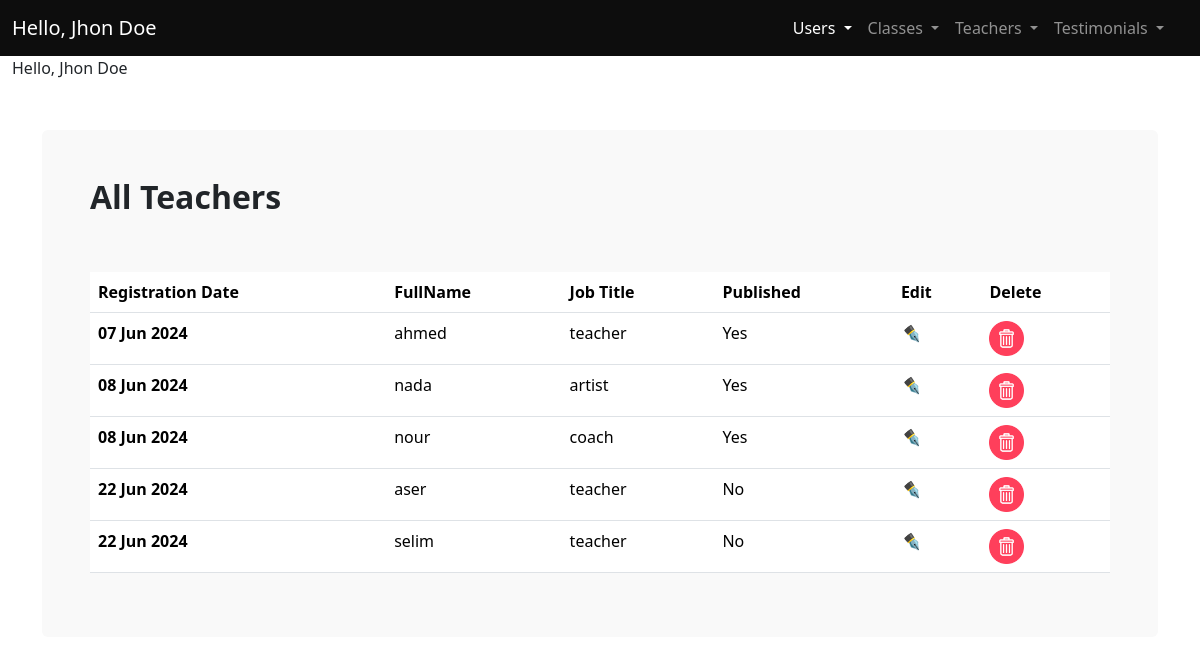
Page /admin/teachers.php (signed in) on the committed database.
### tables this page shows
CREATE TABLE `teachers` (
  `id` int(11) NOT NULL,
  `RegDate` timestamp NOT NULL DEFAULT current_timestamp(),
  `fullname` varchar(50) NOT NULL,
  `jobtitle` varchar(50) NOT NULL,
  `published` enum('Yes','No') NOT NULL,
  `image` varchar(50) NOT NULL
);

### admin/teachers.php (the view, shortened to what this page needs)
<?php
require_once "./includes/conn.php";
try{
$sql = "SELECT * FROM `teachers`";
$stmt = $conn->prepare($sql);
$stmt->execute();
$teachers = $stmt->fetchAll();
}catch(PDOException $e){
  $error = "Connection failed: " . $e->getMessage();
}
?>
<!DOCTYPE html>
<html lang="en">
  <head>
    <link rel="stylesheet" href="css/main.min.css" />
    <link rel="stylesheet" href="css/styles.css" />
  </head>
  <body>
    <main>
    <?php
require_once "../includes/nav.php";
?>
        <div class="container-fluid">
          <a class="navbar-brand" href="#">Hello, Jhon Doe</a>
          <button
            class="navbar-toggler"
            type="button"
            data-bs-toggle="offcanvas"
            data-bs-target="#offcanvasNavbarDark"
            aria-controls="offcanvasNavbarDark"
          >
            <span class="navbar-toggler-icon"></span>
          </button>
        </div>
      <div class="container my-5">
        <div class="bg-light p-5 rounded">
          <h2 class="fw-bold fs-2 mb-5 pb-2">All Teachers</h2>
          <div class="table-responsive">
          <table class="table table-hover">
            <thead>
              <tr>
                <th scope="col">Registration Date</th>
                <th scope="col">FullName</th>
                <th scope="col">Job Title</th>
                <th scope="col">Published</th>
                <th scope="col">Edit</th>
                <th scope="col">Delete</th>
              </tr>
            </thead>
            <tbody>
<?php
  foreach($teachers as $teacher){
    $date = date_create($teacher['RegDate']);
    ?>
              <tr>
                <th scope="row"><?php echo  date_format($date,"d M Y ")?></th>
                <td><?php echo $teacher['fullname'] ?></td>
                <td><?php echo $teacher['jobtitle'] ?></td>
                <td><?php echo $teacher['published'] ?></td>
                <td><a href="edit_teacher.php?id=<?php echo $teacher['id'] ?>" class="text-decoration-none"><i>✒️</i></a></td>
                <td><a href="delete-teacher.php?id=<?php echo $teacher['id'] ?>" onclick ="return confirm('Are you sure you want to delete?')" class="text-decoration-none"><img src="../img/trash-bin.png" alt="" style="max-width: 35px"></a></td>
              </tr>
            </tbody>
            <?php } ?>
          </table>
        </div>
        </div>
      </div>
    </main>
  </body>
</html>

### rows in the picture
teachers: RegDate "07 Jun 2024", fullname "ahmed", jobtitle "teacher", published "Yes"
teachers: RegDate "08 Jun 2024", fullname "nada", jobtitle "artist", published "Yes"
teachers: RegDate "08 Jun 2024", fullname "nour", jobtitle "coach", published "Yes"
teachers: RegDate "22 Jun 2024", fullname "aser", jobtitle "teacher", published "No"
teachers: RegDate "22 Jun 2024", fullname "selim", jobtitle "teacher", published "No"
